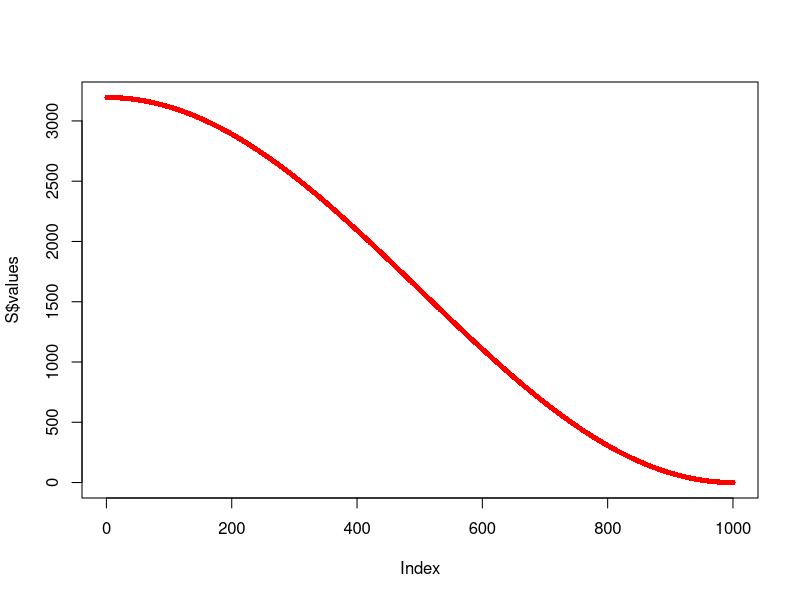
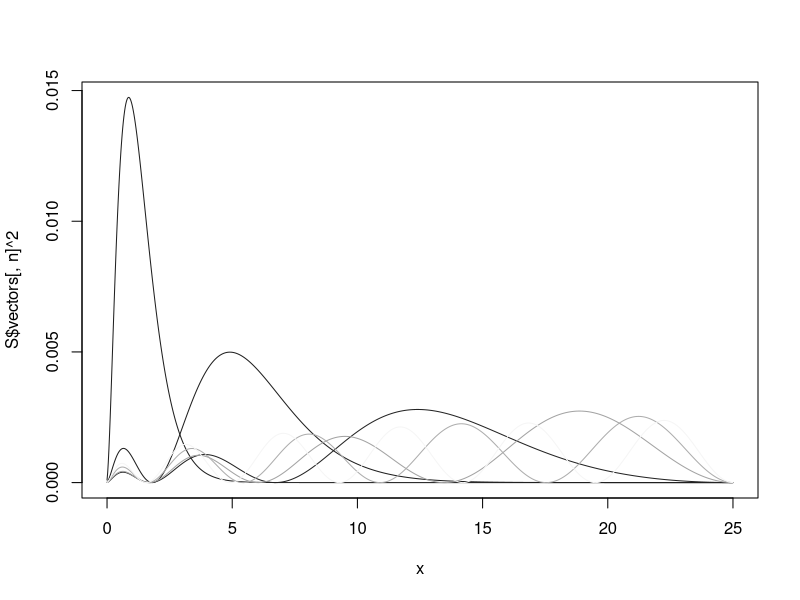

R code for these plots, in order:
# __________________________________________________________________________________________________
# 
# autor: Pedro Guarderas
# email: ajusworkopensource@gmail.com
# file: session_19.R
# 
# This program is free software; you can redistribute it and/or modify it under the 
# terms of the GNU General Public License as published by the Free Software Foundation; 
# either version 2 of the License, or (at your option) any later version.
# __________________________________________________________________________________________________


# __________________________________________________________________________________________________
# Solving Schrödinger radial equation for the hydrogen atom
R<-25
r<-0
n<-1000
x<-seq(r,R,length.out = n)
h<-(R-r)/(n-1)

Vf<-function( x ) {
  return( 1/sqrt((x^2)) )
}

V<-sapply( x, FUN = Vf )
V[1]<-V[2]
V<-diag( V )

L<-diag( 2, n, n )
for ( i in 1:(n-1) ) {
  L[i,i+1]<--1
  L[i+1,i]<--1
}
L<-(1/(h^2))*L

me<-9.10938356e-31
mp<-1.6726219e-27
mr<-mp*me / ( mp + me )
k<-me/mr
H<-0.5 * k * L - V
S<-eigen( H, symmetric = TRUE )


X11()
plot( S$values, col = 'red', pch = 16, cex = 0.7 )


m<-6
cols<-sample( colors()[ grepl('magenta', colors() ) | 
                          grepl('grey', colors() ) ], m )
X11()
plot( x, S$vectors[,n]^2, type = 'l', col = cols[1] )
for ( i in (n-1):(n-m+1) ) {
  points( x, S$vectors[,i]^2, type = 'l', col = cols[n-i] )
}

summary( colSums( S$vectors^2 ) )
